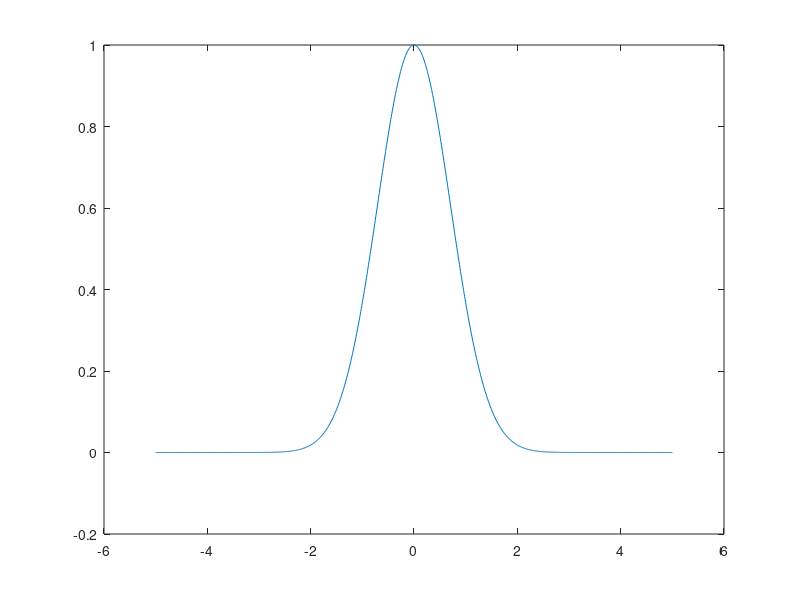

The MATLAB script that drew this image: (Note: this script raises an error after producing the figure.)
x = [-3:1:3];
y = [1.2341e-4,1.8316e-2,0.36788,1,0.36788,1.8316e-2,1.2341e-4];

%%%%%%%%%%k1
for i=1:1:7;
    for j=1:1:7;
        kori(i,j) = exp(-(x(i)-x(j))*(x(i)-x(j)));
    end
end

ynew = [0,y];


count = 0;
sigma=zeros(1,1001);
for m=-5:0.01:5;
    count = count+1;
    
    Rxy(1) = -2*m*exp(-m*m);
    for i=2:1:8;
        Rxy(i)= exp(-(m-x(i-1))*(m-x(i-1)));
    end
    

            Ryy(1,1) = 2;
            for i=2:1:8;
            Ryy(1,i) = -2*x(i-1)*exp(-(x(i-1)*x(i-1)));
            Ryy(i,1) = -2*x(i-1)*exp(-(x(i-1)*x(i-1)));
            end
            for i=2:1:8;
                for j=2:1:8;
                    Ryy(i,j) = kori((i-1),(j-1));
                end
            end
            miunew(count) = Rxy * inv(Ryy)*ynew';
            
            sigma(count) = 1-Rxy*inv(Ryy)*Rxy';
            
            yhigh(count) = miunew(count)+1.96*sigma(count);
            ylow(count) = miunew(count)-1.96*sigma(count);
end
            
var=[yhigh;ylow]';


plot(-5:0.01:5,miunew);hold on

plot(x_star,f,'b');hold on
plot(x,y,'ok');hold on;
title('predictive distribution: K1')
xlabel('x_*')
ylabel('y')
legend('mean','truth function', 'D','95% interval')
v=plotshaded(-5:0.01:5,var,'b');hold on


%plot(-5:0.01:5,yhigh,'r');
%hold on
%plot(-5:0.01:5,ylow);
%hold on
%plot(x,y,'*');
% hold on
% a = [-5:0.01:5];
% b = exp(-a.*a);
% plot(a,b);

hold off;



